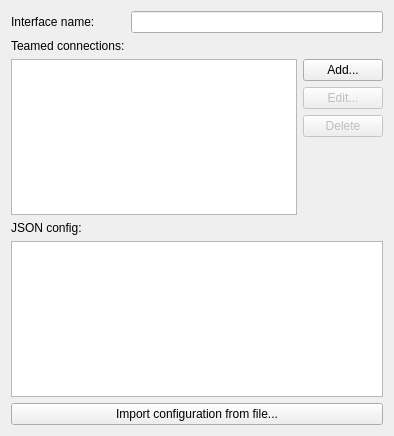
<?xml version="1.0" encoding="UTF-8"?>
<ui version="4.0">
 <author>Lukáš Tinkl &lt;ltinkl@redhat.com&gt;</author>
 <class>TeamWidget</class>
 <widget class="QWidget" name="TeamWidget">
  <property name="geometry">
   <rect>
    <x>0</x>
    <y>0</y>
    <width>394</width>
    <height>436</height>
   </rect>
  </property>
  <layout class="QGridLayout" name="gridLayout_2">
   <item row="0" column="0">
    <widget class="QLabel" name="label">
     <property name="text">
      <string>Interface name:</string>
     </property>
     <property name="buddy">
      <cstring>ifaceName</cstring>
     </property>
    </widget>
   </item>
   <item row="0" column="1">
    <widget class="KLineEdit" name="ifaceName"/>
   </item>
   <item row="1" column="0">
    <widget class="QLabel" name="label_7">
     <property name="text">
      <string>Teamed connections:</string>
     </property>
     <property name="buddy">
      <cstring>teams</cstring>
     </property>
    </widget>
   </item>
   <item row="2" column="0" colspan="2">
    <layout class="QGridLayout" name="gridLayout">
     <item row="0" column="0" rowspan="4">
      <widget class="QListWidget" name="teams">
       <property name="editTriggers">
        <set>QAbstractItemView::NoEditTriggers</set>
       </property>
       <property name="alternatingRowColors">
        <bool>true</bool>
       </property>
       <property name="uniformItemSizes">
        <bool>true</bool>
       </property>
      </widget>
     </item>
     <item row="0" column="1">
      <widget class="QPushButton" name="btnAdd">
       <property name="text">
        <string>Add...</string>
       </property>
       <property name="icon">
        <iconset theme="list-add">
         <normaloff/>
        </iconset>
       </property>
      </widget>
     </item>
     <item row="1" column="1">
      <widget class="QPushButton" name="btnEdit">
       <property name="enabled">
        <bool>false</bool>
       </property>
       <property name="text">
        <string>Edit...</string>
       </property>
       <property name="icon">
        <iconset theme="configure">
         <normaloff/>
        </iconset>
       </property>
      </widget>
     </item>
     <item row="2" column="1">
      <widget class="QPushButton" name="btnDelete">
       <property name="enabled">
        <bool>false</bool>
       </property>
       <property name="text">
        <string>Delete</string>
       </property>
       <property name="icon">
        <iconset theme="edit-delete">
         <normaloff/>
        </iconset>
       </property>
      </widget>
     </item>
     <item row="3" column="1">
      <spacer name="verticalSpacer">
       <property name="orientation">
        <enum>Qt::Vertical</enum>
       </property>
       <property name="sizeHint" stdset="0">
        <size>
         <width>20</width>
         <height>40</height>
        </size>
       </property>
      </spacer>
     </item>
    </layout>
   </item>
   <item row="3" column="0">
    <widget class="QLabel" name="label_2">
     <property name="text">
      <string>JSON config:</string>
     </property>
    </widget>
   </item>
   <item row="4" column="0" colspan="2">
    <widget class="QPlainTextEdit" name="config"/>
   </item>
   <item row="5" column="0" colspan="2">
    <widget class="QPushButton" name="btnImport">
     <property name="text">
      <string>Import configuration from file...</string>
     </property>
    </widget>
   </item>
  </layout>
 </widget>
 <customwidgets>
  <customwidget>
   <class>KLineEdit</class>
   <extends>QLineEdit</extends>
   <header>klineedit.h</header>
  </customwidget>
 </customwidgets>
 <tabstops>
  <tabstop>ifaceName</tabstop>
  <tabstop>teams</tabstop>
  <tabstop>btnAdd</tabstop>
  <tabstop>btnEdit</tabstop>
  <tabstop>btnDelete</tabstop>
 </tabstops>
 <resources/>
 <connections/>
</ui>
